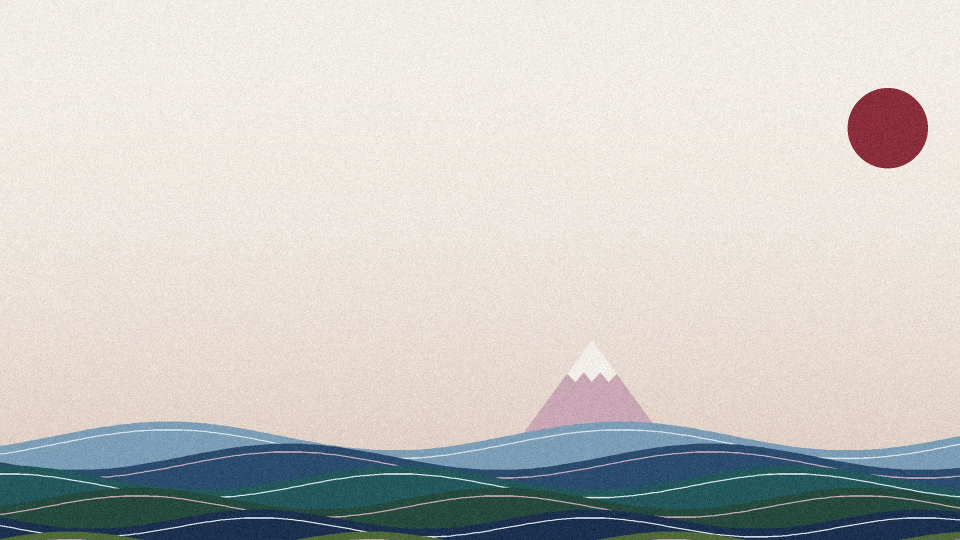
#> input picture assets/blog/hero/bg.webp, 1920 x 1080 px, found by its file name (shown at 1/2 size)
$ python surfer.py
#> lines starting #> are read from the running program, lines starting #| are printed output that depends on the picture; pictures that were not available may be replaced by others from this repository, and a replacement may not be noted
"""Experiment: a figure catching the big hero wave. Draws over the current hero composite."""
import math
from PIL import Image, ImageDraw
import numpy as np
A = '/home/claude/ctrl-curious/assets/blog/hero/'
OUT = '/home/claude/ctrl-curious/assets/blog/experiments/'
import os; os.makedirs(OUT, exist_ok=True)
INK=(46,31,37); WINE=(138,46,59); OCHRE=(200,144,47); PAPER=(244,238,232); CLAY=(217,195,183); MIST=(201,214,220); FOAM=(214,226,230); PLUM=(126,75,107)

def base():
    bg = Image.open(A + 'bg.webp').convert('RGBA')
    for f in ['wave'] + ['band%d' % i for i in range(1, 7)]:
        bg.alpha_composite(Image.open(A + f + '.webp').convert('RGBA').crop((0, 0, 1920, 1080)))
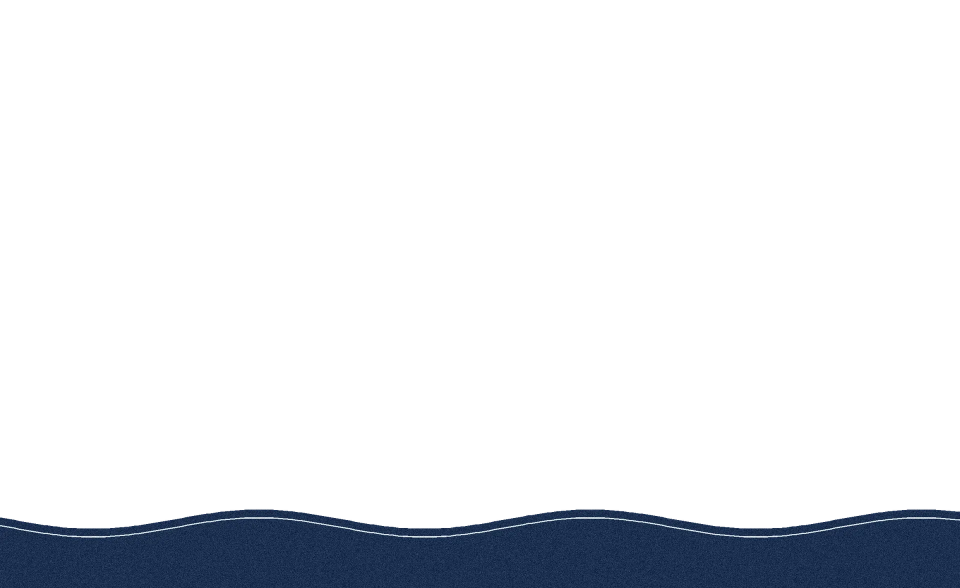
#> input picture assets/blog/hero/band4.webp, 1920 x 1176 px, given in place of wave.webp, which was not available (shown at 1/2 size)
#> pass 2 of the loop in base, `for f in ['wave'] + ['band%d' % i for i in range(1, 7)]:`:
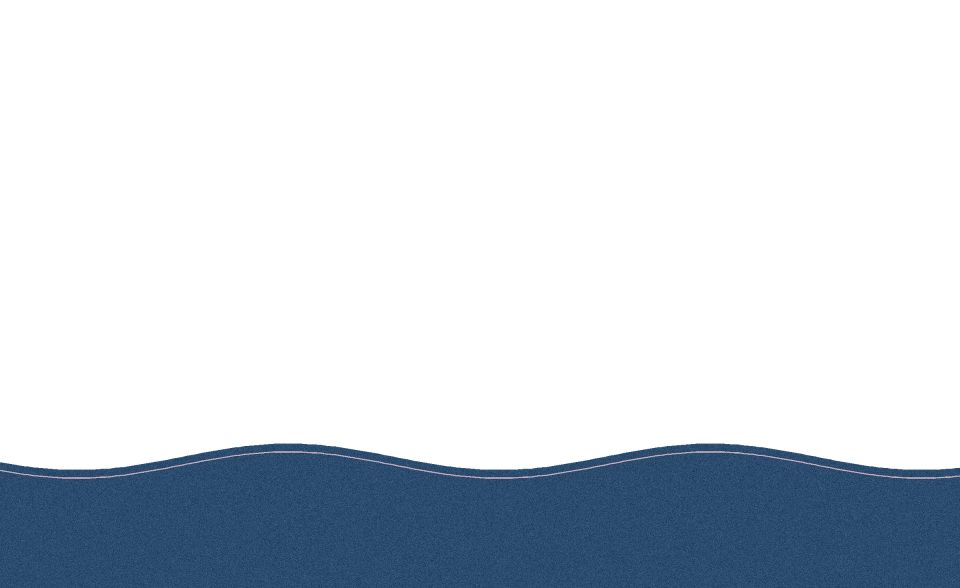
#> input picture assets/blog/hero/band1.webp, 1920 x 1176 px, found by its file name (shown at 1/2 size)
#> in base, `bg.alpha_composite(Image.open(A + f + '.webp').convert('RGBA').crop((0..`:
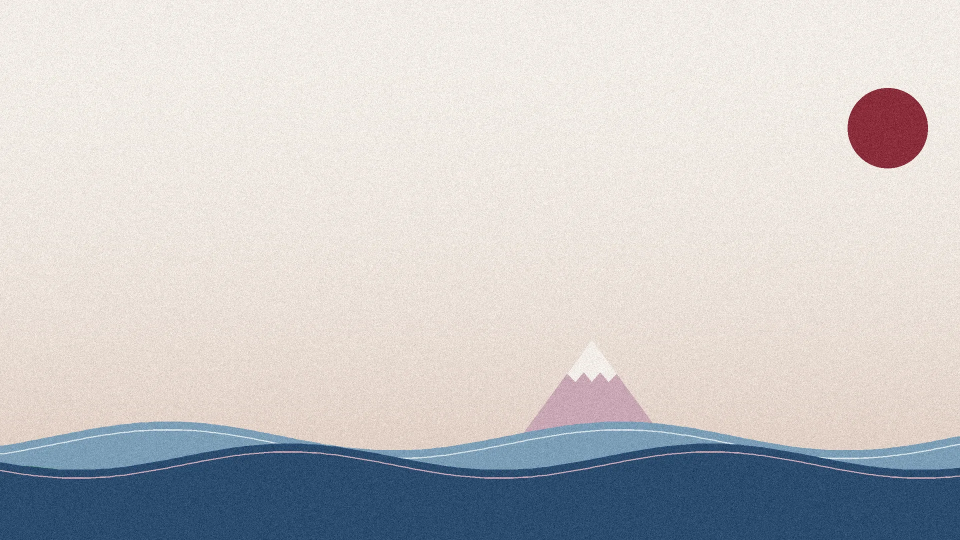
#> bg: PIL image 1920x1080 RGBA (shown at 1/2 size); mean R, G, B, A 201.4, 199.9, 200.5, 255
#> pass 3 of the loop in base, `for f in ['wave'] + ['band%d' % i for i in range(1, 7)]:`:
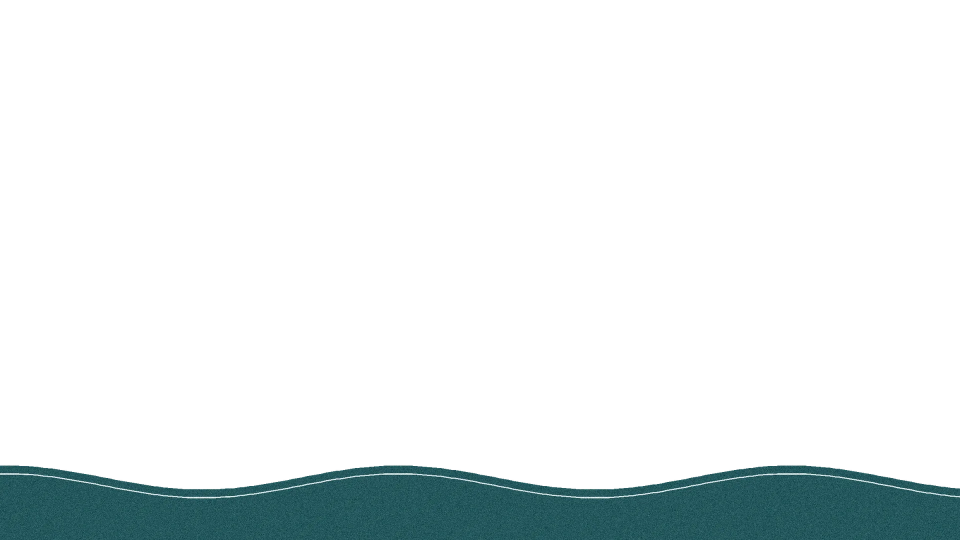
#> input picture assets/blog/hero/band2.webp, 1920 x 1080 px, found by its file name (shown at 1/2 size)
#> in base, `bg.alpha_composite(Image.open(A + f + '.webp').convert('RGBA').crop((0..`:
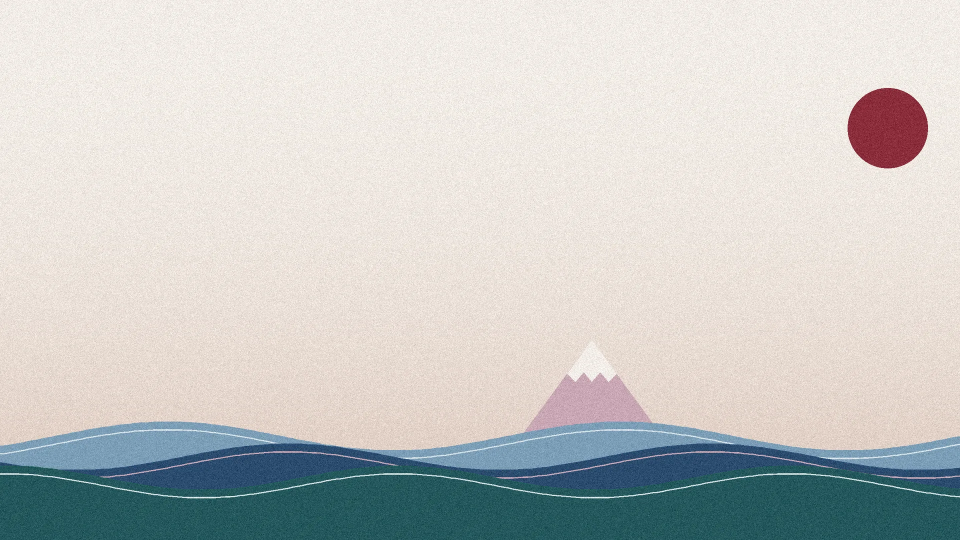
#> bg: PIL image 1920x1080 RGBA (shown at 1/2 size); mean R, G, B, A 201, 201.5, 198.7, 255
#> the loop made 7 passes; the first 3 are shown
    return bg

K = 4  # supersample
def layer():
    return Image.new('RGBA', (1920*K, 1080*K), (0, 0, 0, 0))

def T(pts, cx, cy, s, ang):
    ca, sa = math.cos(ang), math.sin(ang)
    return [((cx + (x*ca - y*sa)*s)*K, (cy + (x*sa + y*ca)*s)*K) for x, y in pts]

def limb(d, a, b, w, col):
    d.line([a, b], fill=col, width=int(w*K));
    for p in (a, b): d.ellipse([p[0]-w*K/2, p[1]-w*K/2, p[0]+w*K/2, p[1]+w*K/2], fill=col)

def surfer(im, cx, cy, s, ang, flip=False):
    """Standing surfer on a board; local units ~ 1 = 1px at s=1. Board centred at (0,0), rider above."""
    L = layer(); d = ImageDraw.Draw(L)
    f = -1 if flip else 1
    P = lambda x, y: T([(x*f, y)], cx, cy, s, ang)[0]
    # spray behind the board
    rng = np.random.default_rng(3)
    for k in range(26):
        x = (70 + rng.uniform(0, 70))*f; y = rng.uniform(-30, 8); r = rng.uniform(2, 6)
        p = P(x, y); d.ellipse([p[0]-r*s*K, p[1]-r*s*K, p[0]+r*s*K, p[1]+r*s*K], fill=FOAM)
    # board
    board = [(-78, 0), (-60, -7), (40, -8), (72, -3), (78, 2), (60, 7), (-60, 6)]
    d.polygon([P(x, y) for x, y in board], fill=OCHRE)
    d.line([P(-62, 0), P(66, -1)], fill=PAPER, width=int(2.2*s*K))
    # legs (bent, surf stance)
    hip = (6, -58)
    limb(d, P(-28, -7), P(-22, -32), 9*s, INK); limb(d, P(-22, -32), P(*hip), 9*s, INK)
    limb(d, P(34, -7), P(30, -30), 9*s, INK); limb(d, P(30, -30), P(*hip), 9*s, INK)
    # torso leaning forward
    sh = (-8, -96)
    limb(d, P(*hip), P(*sh), 15*s, WINE)
    # arms out for balance
    limb(d, P(*sh), P(-40, -92), 7*s, WINE); limb(d, P(-40, -92), P(-66, -80), 6*s, CLAY)
    limb(d, P(*sh), P(26, -104), 7*s, WINE); limb(d, P(26, -104), P(54, -112), 6*s, CLAY)
    # head with hair
    hp = P(-14, -116); r = 10*s*K
    d.ellipse([hp[0]-r, hp[1]-r, hp[0]+r, hp[1]+r], fill=CLAY)
    hh = P(-10, -121); d.ellipse([hh[0]-r*0.95, hh[1]-r*0.75, hh[0]+r*0.95, hh[1]+r*0.55], fill=INK)
    im.alpha_composite(L.resize((1920, 1080), Image.LANCZOS))

def paddler(im, cx, cy, s, ang, flip=False):
    """Figure lying on a board, paddling towards the wave."""
    L = layer(); d = ImageDraw.Draw(L)
    f = -1 if flip else 1
    P = lambda x, y: T([(x*f, y)], cx, cy, s, ang)[0]
    board = [(-80, 0), (-60, -6), (40, -7), (74, -2), (80, 2), (60, 7), (-60, 6)]
    d.polygon([P(x, y) for x, y in board], fill=OCHRE)
    d.line([P(-62, 0), P(66, -1)], fill=PAPER, width=int(2*s*K))
    limb(d, P(-56, -10), P(-10, -14), 9*s, INK)      # legs
    limb(d, P(-10, -14), P(34, -16), 15*s, WINE)     # torso
    hp = P(48, -22); r = 10*s*K
    d.ellipse([hp[0]-r, hp[1]-r, hp[0]+r, hp[1]+r], fill=CLAY)
    hh = P(44, -25); d.ellipse([hh[0]-r*0.9, hh[1]-r*0.8, hh[0]+r*0.7, hh[1]+r*0.5], fill=INK)
    limb(d, P(30, -14), P(52, 4), 6*s, CLAY)          # paddling arm, in the water
    limb(d, P(28, -16), P(10, -38), 6*s, CLAY)        # recovering arm
    rng = np.random.default_rng(5)
    for k in range(12):
        p = P(56 + rng.uniform(-6, 14), 6 + rng.uniform(-4, 4)); rr = rng.uniform(2, 4.5)*s*K
        d.ellipse([p[0]-rr, p[1]-rr, p[0]+rr, p[1]+rr], fill=FOAM)
    im.alpha_composite(L.resize((1920, 1080), Image.LANCZOS))

def grain(im, seed):
    a = np.asarray(im.convert('RGB'), dtype=float) + np.random.default_rng(seed).normal(0, 6, (1080, 1920, 1))
    return Image.fromarray(np.clip(a, 0, 255).astype('uint8'))

# A: riding the face of the big wave, carving down and left
im = base(); surfer(im, 1335, 735, 1.0, math.radians(-28), flip=True)
#> in layer, `return Image.new('RGBA', (1920*K, 1080*K), (0, 0, 0, 0))`: returned value: PIL image 7680x4320 RGBA; every value is 0
#> in surfer, `im.alpha_composite(L.resize((1920, 1080), Image.LANCZOS))`:
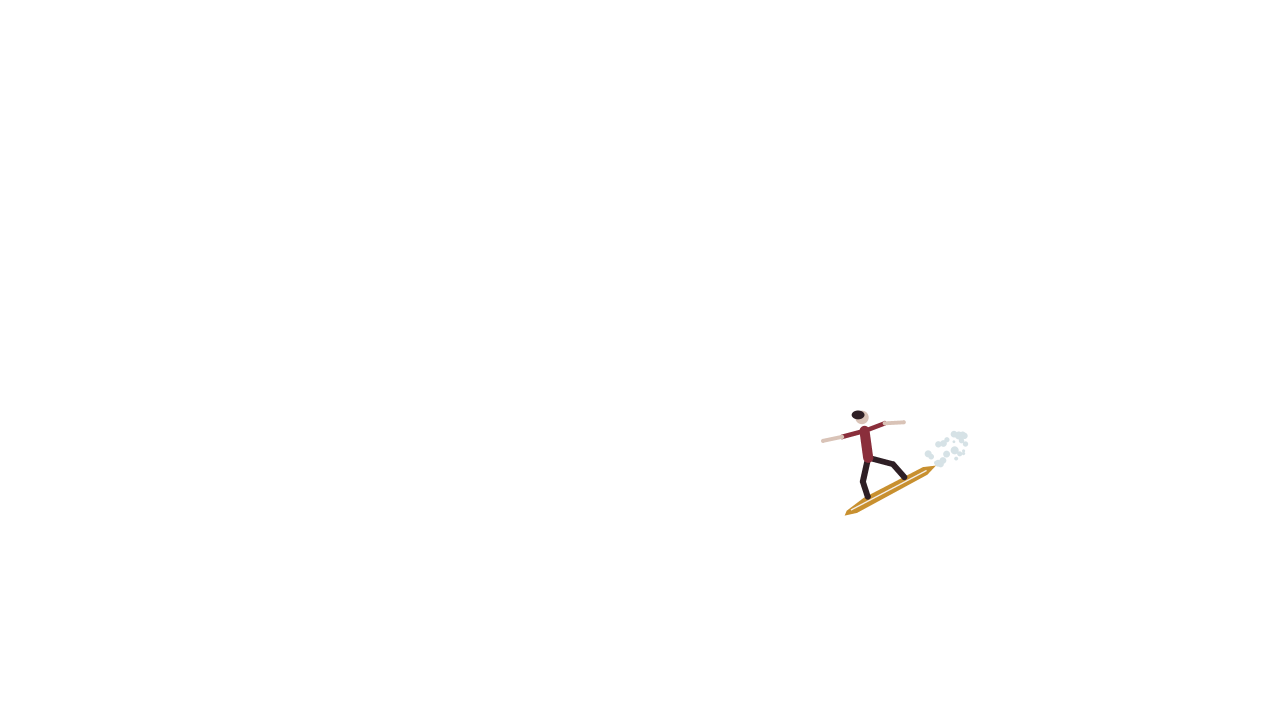
#> L: PIL image 7680x4320 RGBA (shown at 1/6 size); mean R, G, B, A 0.5, 0.4, 0.3, 0.7; transparent parts drawn white
grain(im, 1).save(OUT + 'hero_surfer_ride.jpg', quality=88)
#> in grain, `a = np.asarray(im.convert('RGB'), dtype=float) + np.random.default_rng..`:
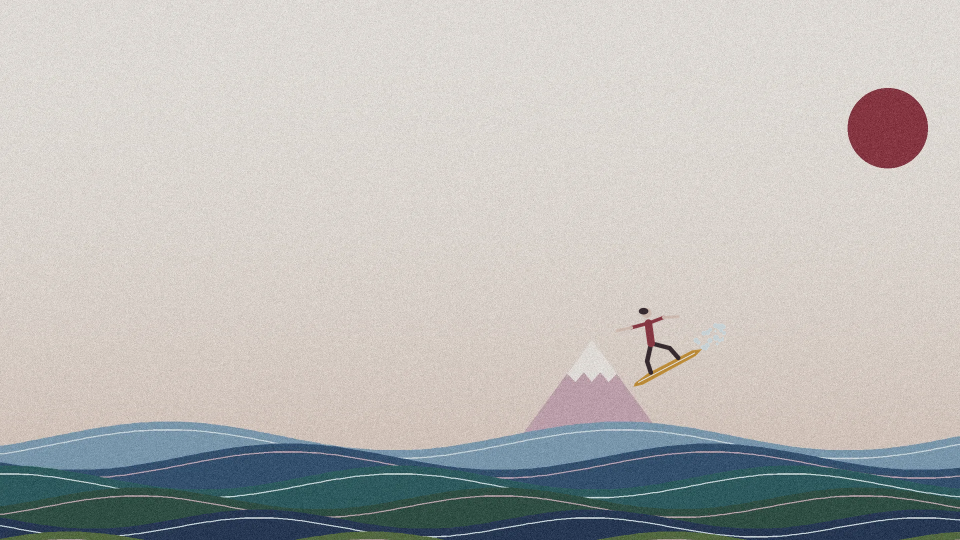
#> a: shape (1080, 1920, 3) float64 (shown at 1/2 size); mean R, G, B 201.5, 200, 197.1; drawn with min black and max white
#> pass 2 of the loop in base, `for f in ['wave'] + ['band%d' % i for i in range(1, 7)]:`:
#> pass 3 of the loop in base, `for f in ['wave'] + ['band%d' % i for i in range(1, 7)]:`:
#> the loop made 7 passes; the first 3 are shown
# B: paddling hard to catch it, in the swell at the foot of the wave
im = base(); paddler(im, 1215, 872, 1.35, math.radians(4), flip=True)
grain(im, 2).save(OUT + 'hero_surfer_paddle.jpg', quality=88)
print('ok')
